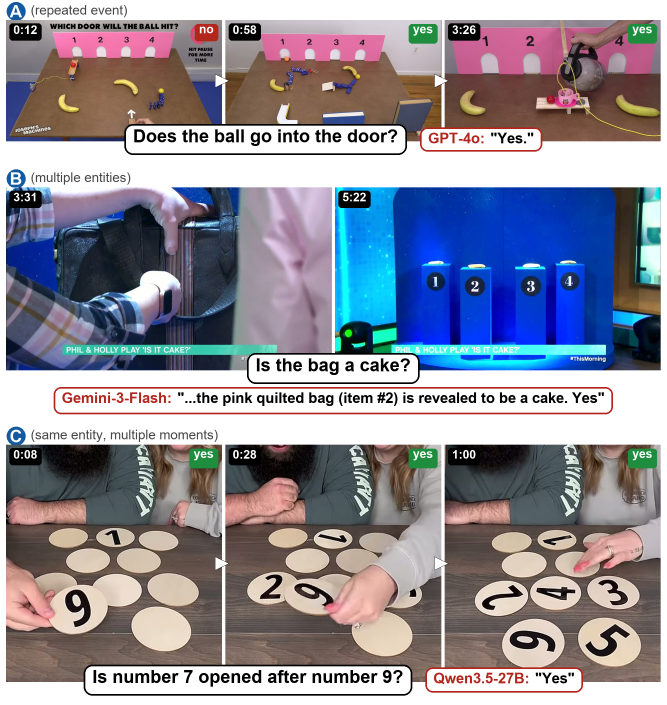
#> input picture paper/figures/figure1.png, 2000 x 2114 px (shown at 1/3 size)
$ python make_fig_overview.py
#> lines starting #> are read from the running program, lines starting #| are printed output that depends on the picture
"""Figure 3: ReQueST protocol and scoring overview (v3).

Design refined through GPT-5 + Gemini critique rounds: real frames on a
timeline, then three response rows whose evaluation is SHOWN, not told.
The grouped statement's spans carry highlighter tints that match the
per-reading grid cells (span-to-cell color matching, no arrows), Clarify
shows its two variants with credits in the pills, Commit shows an all-gray
grid. Style copied from gpt-image references (scratchpad design_v1/v2.png).
Output: paper/figures/fig_overview.{pdf,png}, full text width.
"""
import pathlib

import matplotlib.pyplot as plt
from matplotlib.patches import FancyBboxPatch, FancyArrowPatch, Circle, Ellipse, Rectangle
from PIL import Image

OUT = pathlib.Path(__file__).resolve().parent

BG = "#f6f4ee"
CARD = "#fdfcf9"
CARD_EC = "#e3ded2"
GREEN_D = "#2e7f60"
BLUE_D = "#3c6ca8"
RED_D = "#c5544a"
AMBER_D = "#a8742a"
T_GREEN = "#cfe7db"   # highlighter / cell tints
T_AMBER = "#f2e0b4"
T_BLUE = "#d3e0f0"
T_GRAY = "#e9e6df"
R_GREEN = "#eef5f1"   # row-card tints
R_BLUE = "#eef2f8"
R_RED = "#faf0ee"
INK = "#2f2f2f"
GRAY = "#8f8b83"
TEAL = "#3f7f72"

plt.rcParams.update({
    "font.family": "sans-serif",
    "font.sans-serif": ["Helvetica Neue", "Helvetica", "Arial", "DejaVu Sans"],
    "font.size": 7,
    "pdf.fonttype": 42,
    "ps.fonttype": 42,
})

FW, FH = 6.8, 4.0
U = 100 * FH / FW  # 58.8
fig = plt.figure(figsize=(FW, FH))
ax = fig.add_axes([0, 0, 1, 1])
ax.set_xlim(0, 100)
ax.set_ylim(0, U)
ax.axis("off")
ax.add_patch(Rectangle((0, 0), 100, U, ec="none", fc=BG, zorder=0))


def rbox(x, y, w, h, fc, ec="none", lw=0.8, r=1.2, z=2):
    b = FancyBboxPatch((x, y), w, h, boxstyle=f"round,pad=0,rounding_size={r}",
                       ec=ec, fc=fc, lw=lw, zorder=z)
    ax.add_patch(b)
    return b


# ---------------- video frames on a timeline ----------------
teaser = Image.open(OUT / "figure1.png")
#> teaser is the input picture: PIL image 2000x2114 RGB; mean R, G, B 143.8, 142.4, 154.2
CROPS = [(20, 60, 664, 352), (678, 60, 1322, 352), (1336, 60, 1998, 352)]
frames = [teaser.crop(c) for c in CROPS]
#> frames = 3 items

FRW = 27.0
FRH = FRW * 292 / 644
FY1 = U - 1.2
FY0 = FY1 - FRH
FXS = [2.0, 36.5, 71.0]
for fx, fr in zip(FXS, frames):
    im = ax.imshow(fr, extent=(fx, fx + FRW, FY0, FY1), aspect="auto", zorder=3)
    clip = FancyBboxPatch((fx, FY0), FRW, FRH,
                          boxstyle="round,pad=0,rounding_size=0.9",
                          transform=ax.transData)
    im.set_clip_path(clip)
#> this loop made 3 passes
#> fx on passes 1 to 3: 2, 36.5, 71
for gx in [(FXS[0] + FRW + FXS[1]) / 2, (FXS[1] + FRW + FXS[2]) / 2]:
    ax.text(gx, (FY0 + FY1) / 2, r"$\cdots$", fontsize=13, color=GRAY,
            ha="center", va="center", zorder=4)

TLY = FY0 - 1.7
ax.add_patch(FancyArrowPatch((2.0, TLY), (98.5, TLY), arrowstyle="-|>",
                             mutation_scale=9, lw=1.1, color=TEAL,
                             shrinkA=0, shrinkB=0, zorder=3))
for fx, (ts, tag) in zip(FXS, [("0:12", "attempt 1"), ("0:58", "attempt 2"),
                               ("3:26", "attempt 3")]):
    cx = fx + FRW / 2
    ax.plot([cx, cx], [TLY - 0.55, TLY + 0.55], color=TEAL, lw=1.1, zorder=4)
    ax.text(cx, TLY - 1.7, f"{ts}  {tag}", fontsize=6.6, color=INK,
            ha="center", va="center", zorder=4)
ax.text(98.5, TLY - 1.7, "time", fontsize=6.2, color=GRAY, ha="right",
        va="center", zorder=4)

# ---------------- zone headers ----------------
HDY = TLY - 4.4
ax.text(12.5, HDY, "Question, $K$ = 3 readings", fontsize=7.4,
        fontweight="bold", color=INK, ha="center", va="center", zorder=4)
ax.text(44.0, HDY, "Model's first response", fontsize=7.4,
        fontweight="bold", color=INK, ha="center", va="center", zorder=4)
ax.text(81.5, HDY, "Per-reading credit", fontsize=7.4,
        fontweight="bold", color=INK, ha="center", va="center", zorder=4)

SY1 = HDY - 1.8   # top of the cards zone
SY0 = 3.0

# ---------------- left question card ----------------
LX, LW = 1.5, 22.0
rbox(LX, SY0, LW, SY1 - SY0, fc=CARD, ec=CARD_EC, lw=0.9, r=1.6, z=1)
bx0, bw0 = LX + 1.4, LW - 2.8
# person avatar + bubble
chip_c = (bx0 + 1.6, SY1 - 3.2)
ax.add_patch(Circle(chip_c, 1.5, ec="none", fc="#dcebe3", zorder=4))
ax.add_patch(Circle((chip_c[0], chip_c[1] + 0.40), 0.50, ec="none", fc=GREEN_D, zorder=5))
ax.add_patch(Ellipse((chip_c[0], chip_c[1] - 0.60), 1.65, 1.1, ec="none",
                     fc=GREEN_D, zorder=5))
rbox(bx0 + 3.6, SY1 - 8.6, bw0 - 3.6, 7.2, fc="white", ec=CARD_EC, lw=0.8, r=1.0)
ax.text(bx0 + 3.6 + (bw0 - 3.6) / 2, SY1 - 5.0, "Does the ball go\ninto the door?",
        fontsize=6.9, color=INK, ha="center", va="center", style="italic",
        zorder=4, linespacing=1.3)
ax.text(bx0 + 0.3, SY1 - 12.4, "gold readings and answers", fontsize=6.2,
        color=GRAY, ha="left", va="center", zorder=4)
for i, (label, ans, ac) in enumerate([("1  first attempt", "no", AMBER_D),
                                      ("2  second attempt", "yes", GREEN_D),
                                      ("3  third attempt", "yes", GREEN_D)]):
    yy = SY1 - 15.8 - i * 5.6
    tl = ax.text(bx0 + 0.3, yy, label, fontsize=6.5, color=INK, ha="left",
                 va="center", zorder=4)
    ax.text(bx0 + bw0 - 0.3, yy, ans, fontsize=6.5, color=ac,
            fontweight="bold", ha="right", va="center", zorder=4)
    if i == 1:
        ax.annotate("intended", xycoords=tl, xy=(1, 0.5),
                    textcoords="offset points", xytext=(3.5, 0), fontsize=5.0,
                    color=BLUE_D, ha="left", va="center", zorder=5,
                    style="italic",
                    bbox=dict(boxstyle="round,pad=0.18", fc=T_BLUE, ec="none"))
    if i < 2:
        ax.plot([bx0 + 0.2, bx0 + bw0 - 0.2], [yy - 2.8, yy - 2.8],
                color=CARD_EC, lw=0.6, zorder=3)

# ---------------- response rows ----------------
RXZ, RWZ = 25.5, 73.0          # rows zone
BUBX, BUBW = RXZ + 1.6, 36.0   # utterance bubbles
GRIDX = 64.5                   # reading-cell grid
CELLW, CELLH, CGAP = 7.4, 3.4, 0.8
BDGX = 94.0                    # credit badge center


def cellrow(ycen, fills, texts, tcolors):
#> called with ycen = 30.98
    for j in range(3):
        x = GRIDX + j * (CELLW + CGAP)
        rbox(x, ycen - CELLH / 2, CELLW, CELLH, fc=fills[j], r=0.7, z=3)
        ax.text(x + CELLW / 2, ycen, texts[j], fontsize=6.4, color=tcolors[j],
                ha="center", va="center", zorder=4, fontweight="bold")


def badge(ycen, text, color):
    w = 7.5
    rbox(BDGX - w / 2, ycen - 1.8, w, 3.6, fc=color, r=1.0, z=3)
    ax.text(BDGX, ycen, text, fontsize=6.8, color="white", fontweight="bold",
            ha="center", va="center", zorder=4)


ROW1H, ROW2H, ROW3H, RGAP = 9.4, 15.2, 7.0, 1.3
R1Y = SY1 - ROW1H
R2Y = R1Y - RGAP - ROW2H
R3Y = R2Y - RGAP - ROW3H

# --- row 1: Enumerate ---
rbox(RXZ, R1Y, RWZ, ROW1H, fc=R_GREEN, ec=CARD_EC, lw=0.8, r=1.4, z=1)
ax.text(RXZ + 1.6, R1Y + ROW1H - 1.9, "Enumerate", fontsize=7.2,
        color=GREEN_D, fontweight="bold", ha="left", va="center", zorder=4)
ax.text(RXZ + 11.2, R1Y + ROW1H - 1.9, "(singly or grouped)", fontsize=6.2,
        color=GRAY, ha="left", va="center", zorder=4)
ax.text(GRIDX + 1.5 * CELLW + CGAP, R1Y + ROW1H - 1.9,
        "LLM judge assigns each reading", fontsize=5.9, color=GRAY,
        ha="center", va="center", zorder=4)
yq = R1Y + 2.9
rbox(BUBX, yq - 2.2, BUBW, 4.4, fc="white", ec=CARD_EC, lw=0.8, r=1.0, z=2)
t0 = ax.text(BUBX + 1.8, yq, "“", fontsize=6.9, color=INK, ha="left",
             va="center", zorder=5)
t = ax.annotate("Every attempt succeeds", xycoords=t0, xy=(1, 0.5),
                textcoords="offset points", xytext=(1.0, 0), fontsize=6.9,
                color=INK, ha="left", va="center", zorder=5,
                bbox=dict(boxstyle="round,pad=0.16", fc=T_GREEN, ec="none"))
ax.annotate("2,3", xycoords=t, xy=(1, 1), textcoords="offset points",
            xytext=(0.5, 0.6), fontsize=5.6, color=GREEN_D, ha="left",
            va="bottom", zorder=5, fontweight="bold")
t2 = ax.annotate("except the first.", xycoords=t, xy=(1, 0.5),
                 textcoords="offset points", xytext=(8.5, 0), fontsize=6.9,
                 color=INK, ha="left", va="center", zorder=5,
                 bbox=dict(boxstyle="round,pad=0.16", fc=T_AMBER, ec="none"))
ax.annotate("1", xycoords=t2, xy=(1, 1), textcoords="offset points",
            xytext=(0.5, 0.6), fontsize=5.6, color=AMBER_D, ha="left",
            va="bottom", zorder=5, fontweight="bold")
ax.annotate("”", xycoords=t2, xy=(1, 0.5), textcoords="offset points",
            xytext=(1.2, 0), fontsize=6.9, color=INK, ha="left", va="center",
            zorder=5)
cellrow(yq, [T_AMBER, T_GREEN, T_GREEN], ["1  no", "2  yes", "3  yes"],
        [AMBER_D, GREEN_D, GREEN_D])
badge(yq, "3/3", GREEN_D)

# --- row 2: Clarify ---
rbox(RXZ, R2Y, RWZ, ROW2H, fc=R_BLUE, ec=CARD_EC, lw=0.8, r=1.4, z=1)
ax.text(RXZ + 1.6, R2Y + ROW2H - 1.9, "Clarify", fontsize=7.2, color=BLUE_D,
        fontweight="bold", ha="left", va="center", zorder=4)
ya = R2Y + ROW2H - 5.2
yb = ya - 4.2
yf = R2Y + 1.8
for (yy, tag, quote) in [(ya, "scope-anchored", "“Which attempt do you mean?”"),
                         (yb, "vague", "“Could you be more specific?”")]:
    rbox(BUBX, yy - 1.7, BUBW, 3.4, fc="white", ec=CARD_EC, lw=0.8, r=1.0, z=2)
    ax.text(BUBX + 10.0, yy, tag, fontsize=6.0, color=BLUE_D, ha="right",
            va="center", zorder=5, style="italic")
    ax.text(BUBX + 11.2, yy, quote, fontsize=6.9, color=INK, ha="left",
            va="center", zorder=5)
badge(ya, "1.0", BLUE_D)
badge(yb, "0.5", BLUE_D)
# fork: both variants lead to the same follow-up
fkx = BUBX - 0.9
ax.plot([fkx, fkx], [ya, yf], color=BLUE_D, lw=0.8, zorder=3)
for yy in (ya, yb):
    ax.plot([fkx, BUBX - 0.1], [yy, yy], color=BLUE_D, lw=0.8, zorder=3)
ax.add_patch(FancyArrowPatch((fkx, yf), (BUBX + 0.9, yf), arrowstyle="-|>",
                             mutation_scale=6, lw=0.8, color=BLUE_D,
                             shrinkA=0, shrinkB=0, zorder=3))
ax.text(BUBX + 1.8, yf, "interlocutor:", fontsize=6.0, color=GRAY, ha="left",
        va="center", zorder=4)
ax.text(BUBX + 9.0, yf, "“The second attempt.”", fontsize=6.9,
        color=INK, ha="left", va="center", zorder=4)
ax.text(BUBX + 24.8, yf, "model:", fontsize=6.0, color=GRAY, ha="left",
        va="center", zorder=4)
ax.text(BUBX + 29.4, yf, "“Yes.”", fontsize=6.9, color=INK,
        ha="left", va="center", zorder=4)
cellrow((ya + yb) / 2, [T_GRAY, T_BLUE, T_GRAY], ["1  –", "2  yes", "3  –"],
        [GRAY, BLUE_D, GRAY])
ax.text(GRIDX + 1.5 * CELLW + CGAP, (ya + yb) / 2 - 3.6,
        "only the intended reading is answered", fontsize=6.0, color=GRAY,
        ha="center", va="center", zorder=4)

# --- row 3: Commit silently ---
rbox(RXZ, R3Y, RWZ, ROW3H, fc=R_RED, ec=CARD_EC, lw=0.8, r=1.4, z=1)
ax.text(RXZ + 1.6, R3Y + ROW3H - 1.9, "Commit silently", fontsize=7.2,
        color=RED_D, fontweight="bold", ha="left", va="center", zorder=4)
yc = R3Y + 2.4
rbox(BUBX, yc - 1.9, 12.0, 3.8, fc="white", ec=CARD_EC, lw=0.8, r=1.0, z=2)
ax.text(BUBX + 6.0, yc, "“Yes.”", fontsize=6.9, color=INK,
        ha="center", va="center", zorder=5)
cellrow(yc, [T_GRAY, T_GRAY, T_GRAY], ["1  ?", "2  ?", "3  ?"],
        [GRAY, GRAY, GRAY])
badge(yc, "0", RED_D)

# ---------------- footer ----------------
ax.text(1.5, 1.4, "ReQueST score = mean credit per question", fontsize=6.8, color=INK,
        fontweight="bold", ha="left", va="center", zorder=4)
ax.text(98.5, 1.4, "credit badges show the per-response score", fontsize=6.2,
        color=GRAY, ha="right", va="center", zorder=4)

fig.savefig(OUT / "fig_overview.pdf")
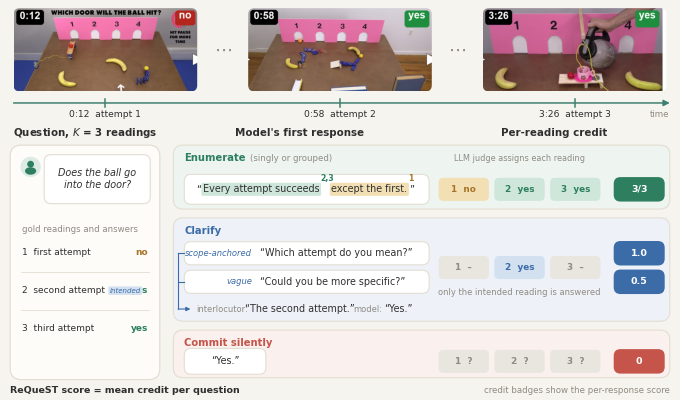
#> figure drawn by matplotlib, 1 panel
fig.savefig(OUT / "fig_overview.png", dpi=300)
print("wrote", OUT / "fig_overview.pdf")
